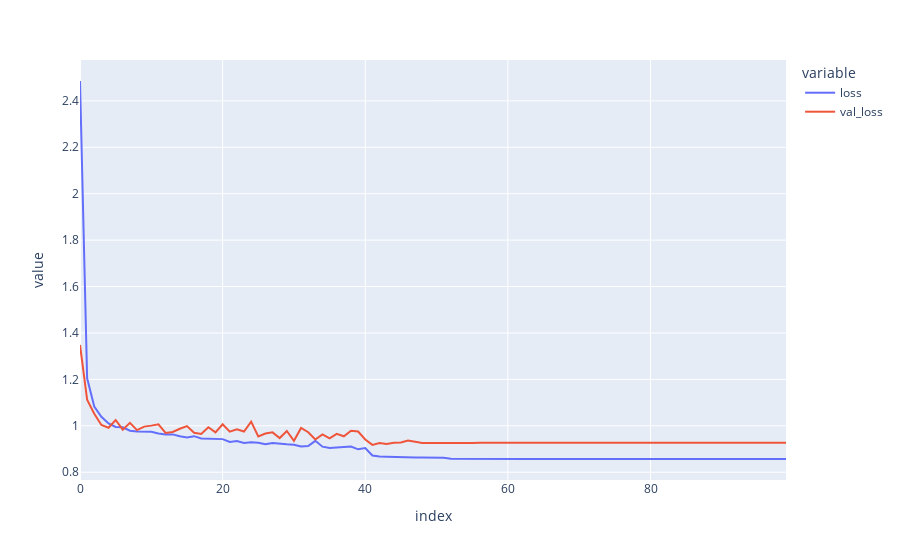

Notebook code for this chart:
### Markdown cell above
### Results

### Code cell
fig = px.line(
    history.history,
    y=['loss', 'val_loss'],
    labels={'x': 'Epoch', 'y': 'loss'}
)

fig.show()
